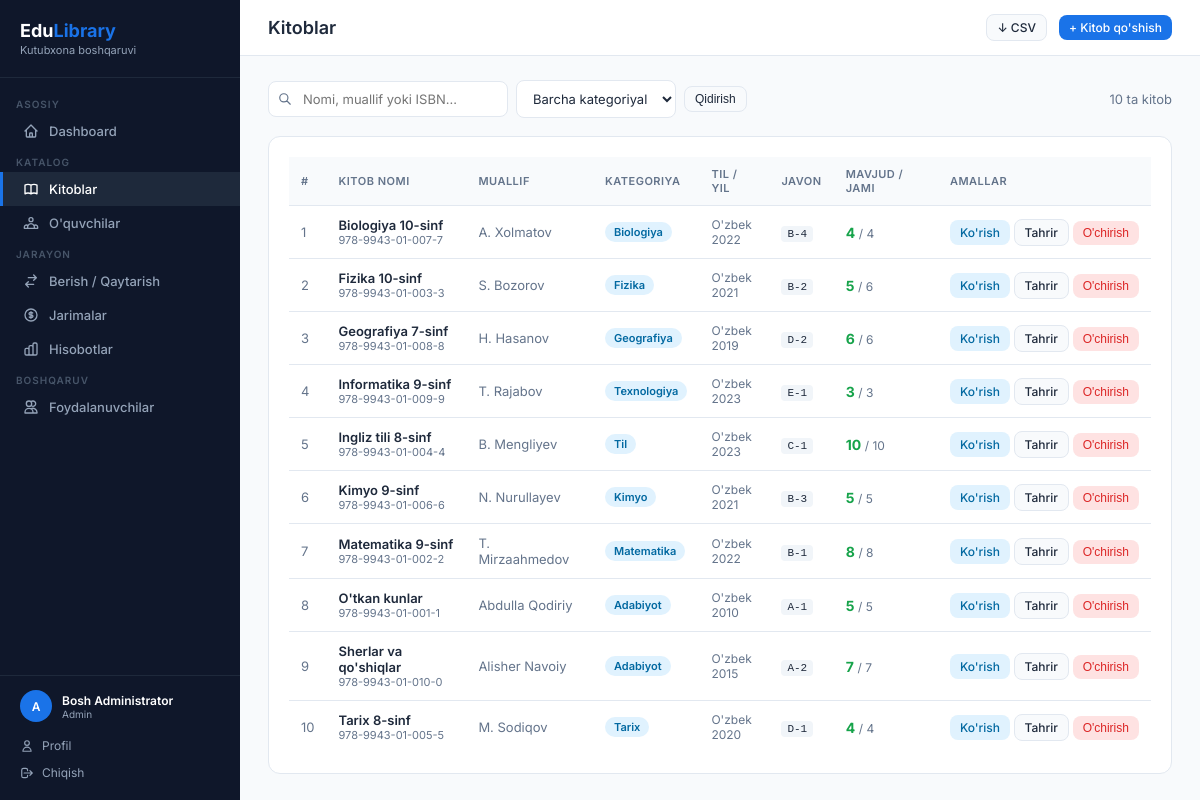
The app's page /books (signed in), older data.
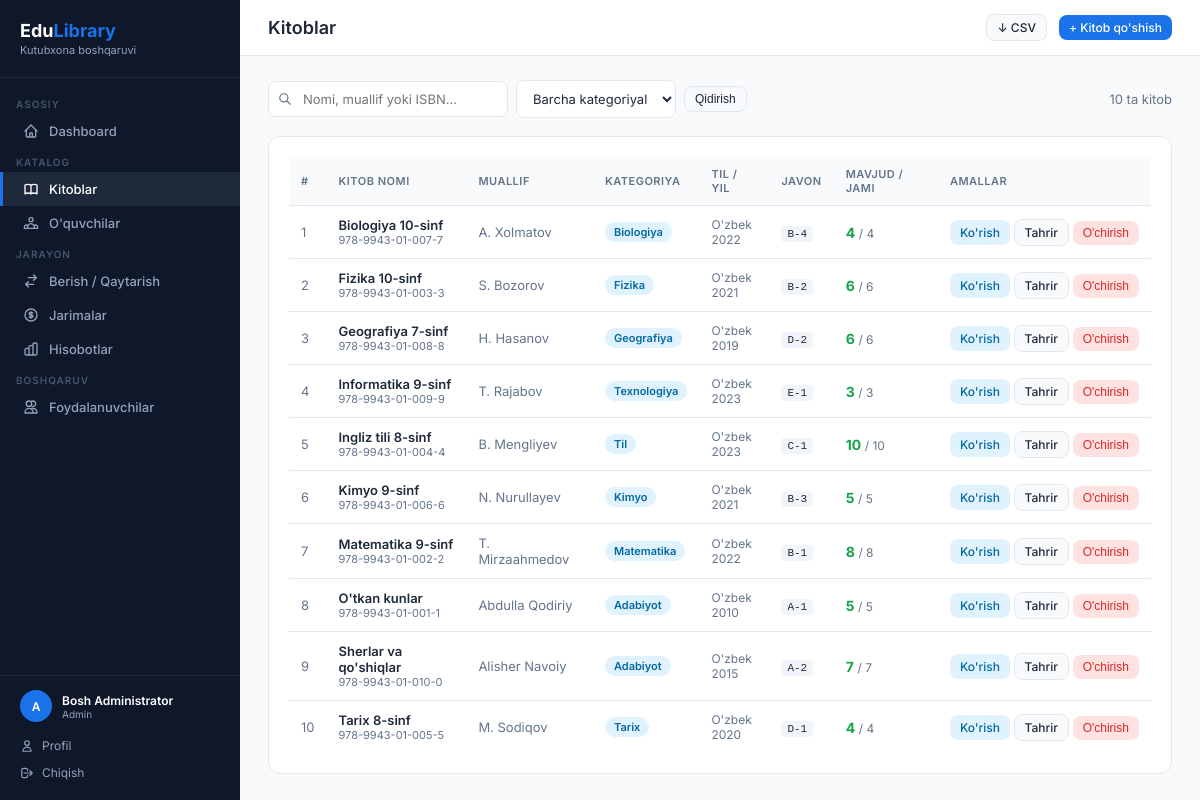
The same page, newer data.
### app.py (models this page shows, shortened)
class Book(db.Model):
    id = db.Column(db.Integer, primary_key=True)
    title = db.Column(db.String(200), nullable=False)
    author = db.Column(db.String(150), nullable=False)
    isbn = db.Column(db.String(30), unique=True)
    category = db.Column(db.String(80))
    total_copies = db.Column(db.Integer, default=1)
    available_copies = db.Column(db.Integer, default=1)
    description = db.Column(db.Text)
    publisher = db.Column(db.String(150))
    year = db.Column(db.Integer)
    language = db.Column(db.String(50), default="O'zbek")
    shelf_location = db.Column(db.String(50))
    created_at = db.Column(db.DateTime, default=datetime.utcnow)
    borrows = db.relationship('Borrow', backref='book', lazy=True)

### app.py (the view)
@app.route('/books')
@login_required
def books():
    q = request.args.get('q', '')
    cat = request.args.get('cat', '')
    query = Book.query
    if q:
        query = query.filter(
            (Book.title.ilike(f'%{q}%')) | (Book.author.ilike(f'%{q}%')) | (Book.isbn.ilike(f'%{q}%'))
        )
    if cat:
        query = query.filter_by(category=cat)
    book_list = query.order_by(Book.title).all()
    return render_template('books.html', books=book_list, q=q, cat=cat, categories=CATEGORIES)

### app.py (called while the page is built)
@login_manager.user_loader
def load_user(user_id):
    return db.session.get(User, int(user_id))

    @property
    def display_name(self):
        return self.full_name or self.username

### templates/books.html (shortened to what this page needs)
{% extends 'base.html' %}
{% block page_title %}Kitoblar{% endblock %}
{% block topbar_actions %}
  <a href="{{ url_for('export_books') }}" class="btn btn-secondary btn-sm">↓ CSV</a>
  <a href="{{ url_for('add_book') }}" class="btn btn-primary btn-sm">+ Kitob qo'shish</a>
{% endblock %}
{% block content %}
<div class="filter-bar">
  <div class="filter-left">
    <form method="GET" style="display:flex; gap:8px; align-items:center;">
      <div class="search-input-wrap">
        <svg class="search-icon" width="14" height="14" fill="none" viewBox="0 0 24 24" stroke="currentColor"><path stroke-linecap="round" stroke-linejoin="round" stroke-width="2" d="M21 21l-6-6m2-5a7 7 0 11-14 0 7 7 0 0114 0z"/></svg>
        <input class="form-control" type="text" name="q" value="{{ q }}" placeholder="Nomi, muallif yoki ISBN..." style="padding-left:34px; min-width:240px;">
      </div>
      <select name="cat" class="form-control" style="width:160px;">
        <option value="">Barcha kategoriyalar</option>
      </select>
      <button class="btn btn-secondary btn-sm" type="submit">Qidirish</button>
    </form>
  </div>
  <span style="font-size:13px; color:var(--text-muted);">{{ books|length }} ta kitob</span>
</div>
<div class="card">
  <div class="table-wrap">
    <table>
      <thead>
        <tr>
          <th>#</th>
          <th>Kitob nomi</th>
          <th>Muallif</th>
          <th>Kategoriya</th>
          <th>Til / Yil</th>
          <th>Javon</th>
          <th>Mavjud / Jami</th>
          <th>Amallar</th>
        </tr>
      </thead>
      <tbody>
        {% for b in books %}
        <tr>
          <td style="color:var(--text-muted);">{{ loop.index }}</td>
          <td>
            <a href="{{ url_for('book_detail', id=b.id) }}" style="color:var(--text); font-weight:600; text-decoration:none;">{{ b.title }}</a>
            {% if b.isbn %}<div style="font-size:11px; color:var(--text-muted);">{{ b.isbn }}</div>{% endif %}
          </td>
          <td style="color:var(--text-muted);">{{ b.author }}</td>
          <td>{% if b.category %}<span class="badge badge-info">{{ b.category }}</span>{% else %}<span style="color:var(--text-muted);">—</span>{% endif %}</td>
          <td style="font-size:12px; color:var(--text-muted);">{{ b.language or '—' }}{% if b.year %}<br>{{ b.year }}{% endif %}</td>
          <td>{% if b.shelf_location %}<code style="background:#f1f5f9; padding:2px 6px; border-radius:4px; font-size:11px;">{{ b.shelf_location }}</code>{% else %}<span style="color:var(--text-muted);">—</span>{% endif %}</td>
          <td>
            <span style="font-size:14px; font-weight:700; color:{% if b.available_copies == 0 %}#dc2626{% elif b.available_copies <= 2 %}#d97706{% else %}#16a34a{% endif %};">{{ b.available_copies }}</span>
            <span style="font-size:12px; color:var(--text-muted);">/ {{ b.total_copies }}</span>
          </td>
          <td style="white-space:nowrap;">
            <a href="{{ url_for('book_detail', id=b.id) }}" class="btn btn-info btn-sm">Ko'rish</a>
            <a href="{{ url_for('edit_book', id=b.id) }}" class="btn btn-secondary btn-sm">Tahrir</a>
            <form method="POST" action="{{ url_for('delete_book', id=b.id) }}" style="display:inline;" onsubmit="return confirm('Kitobni o\'chirmoqchimisiz?')">
              <button class="btn btn-danger btn-sm" type="submit">O'chirish</button>
            </form>
          </td>
        </tr>
        {% else %}
        <tr><td colspan="8" style="text-align:center; color:var(--text-muted); padding:32px;">Kitob topilmadi</td></tr>
        {% endfor %}
      </tbody>
    </table>
  </div>
</div>
{% endblock %}

Row changes from the older to the newer data that the page shows:
changed Book "Fizika 10-sinf": available_copies "5" → "6"
